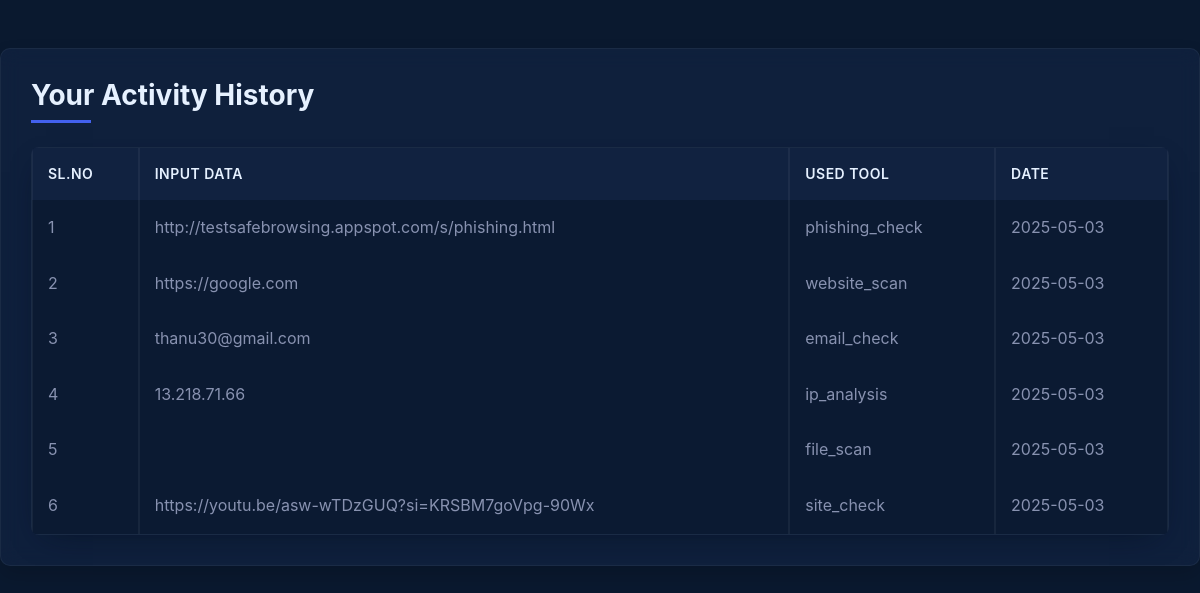
The page /activities (signed in) on the database as committed earlier.
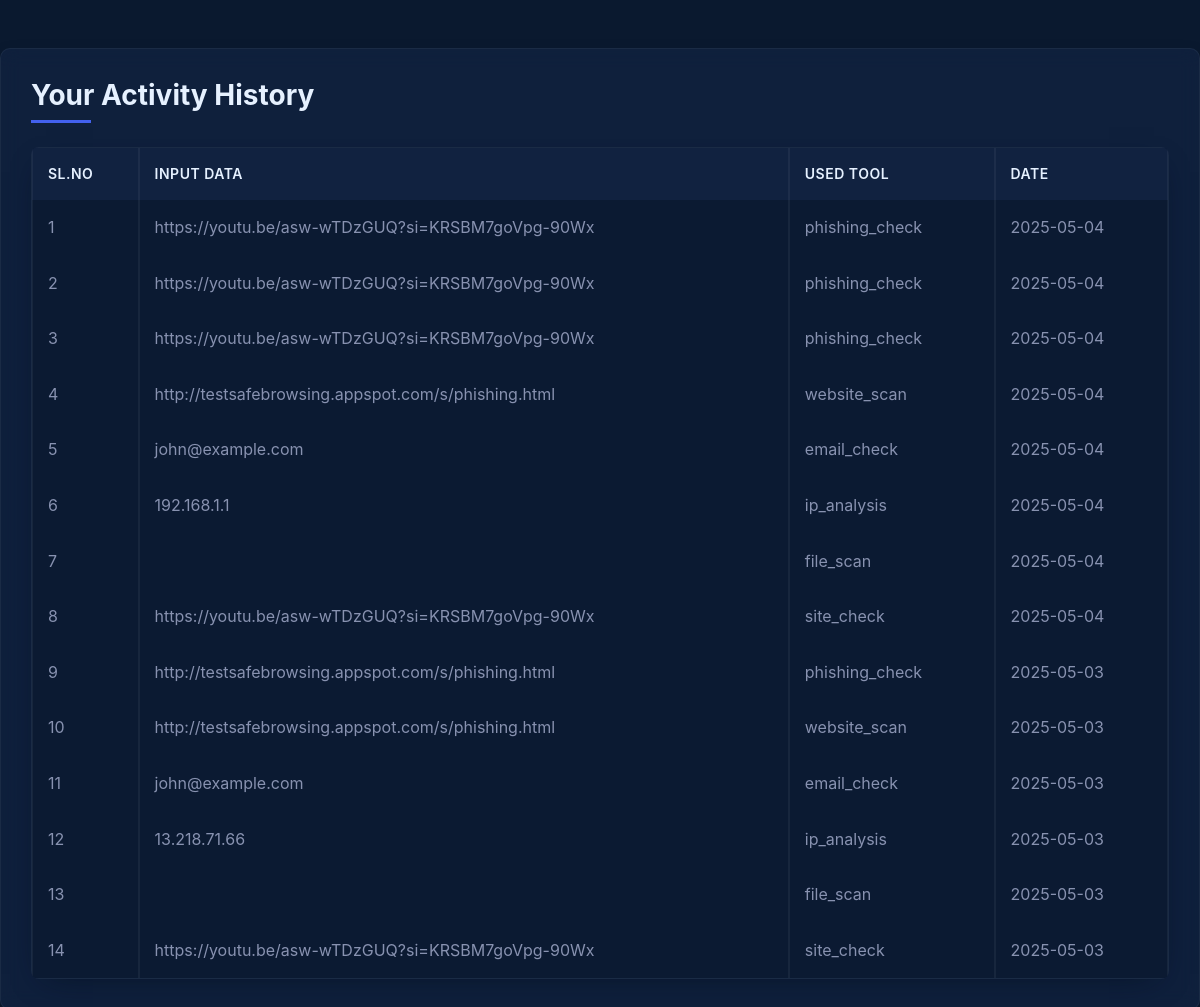
The same page on the database as committed later.
### tables this page shows
CREATE TABLE tool_usage (
    id INTEGER PRIMARY KEY AUTOINCREMENT,
    user_id INTEGER,
    tool_name TEXT NOT NULL,
    input_data TEXT NOT NULL,
    result_summary TEXT,
    usage_date DATETIME NOT NULL,
    usage_count INTEGER DEFAULT 1,
    FOREIGN KEY (user_id) REFERENCES users(id)
);

### app.py (the view)
@app.route('/activities')
@login_required
def activities():
    user_id = session.get('user_id')
    if not user_id:
        flash('Unauthorized access. Please login.', 'error')
        return redirect(url_for('login'))
    conn = get_db_connection()
    activities = conn.execute(
        "SELECT id, input_data, tool_name, usage_date FROM tool_usage WHERE user_id = ? ORDER BY usage_date DESC",
        (user_id,)
    ).fetchall()
    conn.close()
    return render_template('user/activities.html', activities=activities)

### app.py (called while the page is built)
def get_db_connection():
    conn = sqlite3.connect(DATABASE)
    conn.row_factory = sqlite3.Row  # to return rows like dictionaries
    return conn

def login_required(f):
    @wraps(f)
    def decorated_function(*args, **kwargs):
        if 'user_id' not in session:
            flash('Please login first', 'error')
            return redirect(url_for('login'))
        return f(*args, **kwargs)
    return decorated_function

### templates/user/activities.html (shortened to what this page needs)
<!DOCTYPE html>
<html lang="en">
<head>
    <link href="https://cdn.jsdelivr.net/npm/bootstrap@5.3.0/dist/css/bootstrap.min.css" rel="stylesheet">
</head>
<body>
<div class="container mt-5">
    <h2 class="mb-4">Your Activity History</h2>
    {% if activities %}
    <div class="table-responsive">
        <table class="table table-bordered table-hover">
            <thead class="table-dark">
                <tr>
                    <th>Sl.No</th>
                    <th>Input Data</th>
                    <th>Used Tool</th>
                    <th>Date</th>
                </tr>
            </thead>
            <tbody>
                {% for activity in activities %}
                <tr>
                    <td>{{ loop.index }}</td>
                    <td>{{ activity[1] }}</td>
                    <td>{{ activity[2] }}</td>
                    <td>{{ activity[3] }}</td>
                </tr>
                {% endfor %}
            </tbody>
        </table>
    </div>
    {% else %}
        <div class="alert alert-info">
            No activities found.
        </div>
    {% endif %}
</div>
</body>
</html>

### templates/user/activities.html (style rules this page uses)
:root { --primary-color: #0a192f; --secondary-color: #112240; --accent-color: #4361ee; --accent-hover: #3a56d4; --text-primary: #e6f1ff; --text-secondary: #8892b0; --success-color: #10b981; --warning-color: #f59e0b; --danger-color: #ef4444; --transition: all 0.3s ease; --box-shadow: 0 10px 30px -15px rgba(2, 12, 27, 0.7); --card-shadow: 0 10px 20px rgba(0, 0, 0, 0.15); --border-color: rgba(255, 255, 255, 0.05); }
* { margin: 0; padding: 0; box-sizing: border-box; font-family: 'Inter', 'Segoe UI', Roboto, sans-serif; transition: all 0.3s ease; }
body { background-color: var(--primary-color); color: var(--text-primary); line-height: 1.6; min-height: 100vh; }
.container { background-color: rgba(17, 34, 64, 0.8); border-radius: 10px; padding: 30px; box-shadow: var(--card-shadow); border: 1px solid var(--border-color); max-width: 1200px; backdrop-filter: blur(10px); }
h2 { color: var(--text-primary); font-weight: 700; font-size: 28px; margin-bottom: 25px; position: relative; padding-bottom: 10px; }
h2::after { content: ''; position: absolute; left: 0; bottom: 0; height: 3px; width: 60px; background-color: var(--accent-color); }
.table-responsive { border-radius: 8px; overflow: hidden; box-shadow: var(--box-shadow); }
.table { margin-bottom: 0; color: var(--text-primary); border-collapse: separate; border-spacing: 0; }
.table-bordered { border: 1px solid var(--border-color); }
.table thead th { background-color: var(--secondary-color); color: var(--text-primary); border-color: var(--border-color); font-weight: 600; padding: 15px; border-bottom: none; text-transform: uppercase; font-size: 14px; letter-spacing: 0.5px; }
.table-dark { background: linear-gradient(to right, var(--secondary-color), var(--primary-color)); }
.table tbody td { padding: 15px; border-color: var(--border-color); vertical-align: middle; background-color: rgba(10, 25, 47, 0.7); color: var(--text-secondary); }
.table tbody tr { transition: var(--transition); }

Rows that differ between the two databases and show on the page:
added tool_usage: input_data "https://youtu.be/asw-wTDzGUQ?si=KRSBM7goVpg-90Wx", tool_name "phishing_check", usage_date "2025-05-04"
added tool_usage: input_data "https://youtu.be/asw-wTDzGUQ?si=KRSBM7goVpg-90Wx", tool_name "phishing_check", usage_date "2025-05-04"
added tool_usage: input_data "https://youtu.be/asw-wTDzGUQ?si=KRSBM7goVpg-90Wx", tool_name "phishing_check", usage_date "2025-05-04"
added tool_usage: input_data "http://testsafebrowsing.appspot.com/s/phishing.html", tool_name "website_scan", usage_date "2025-05-04"
added tool_usage: input_data "john@example.com", tool_name "email_check", usage_date "2025-05-04"
added tool_usage: input_data "192.168.1.1", tool_name "ip_analysis", usage_date "2025-05-04"
added tool_usage: tool_name "file_scan", usage_date "2025-05-04"
added tool_usage: input_data "https://youtu.be/asw-wTDzGUQ?si=KRSBM7goVpg-90Wx", tool_name "site_check", usage_date "2025-05-04"
changed tool_usage (number 10 of 14 on the later page): input_data "https://google.com" → "http://testsafebrowsing.appspot.com/s/phishing.html"
changed tool_usage (number 11 of 14 on the later page): input_data "thanu30@gmail.com" → "john@example.com"
